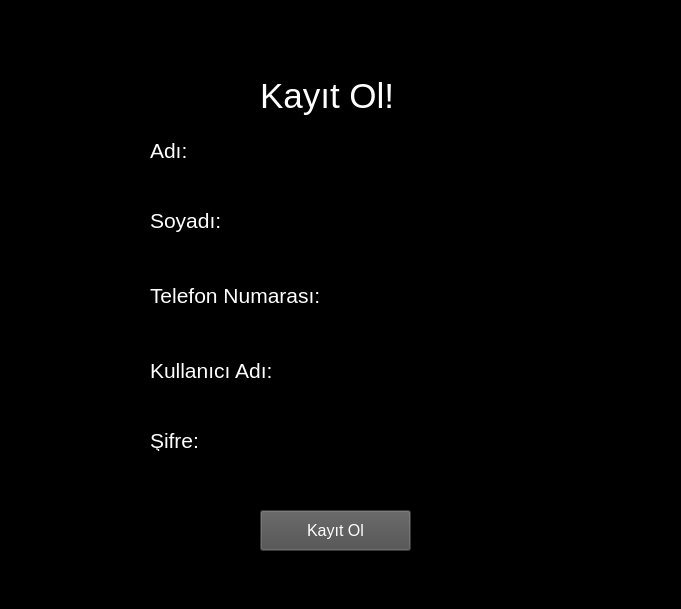
<?xml version="1.0" encoding="UTF-8"?>
<ui version="4.0">
 <class>Form</class>
 <widget class="QWidget" name="Form">
  <property name="geometry">
   <rect>
    <x>0</x>
    <y>0</y>
    <width>681</width>
    <height>609</height>
   </rect>
  </property>
  <property name="windowTitle">
   <string>Kayıt Ekranı</string>
  </property>
  <property name="styleSheet">
   <string notr="true">background-color: rgb(0, 0, 0);</string>
  </property>
  <widget class="QLineEdit" name="telefonLine">
   <property name="geometry">
    <rect>
     <x>150</x>
     <y>320</y>
     <width>371</width>
     <height>31</height>
    </rect>
   </property>
   <property name="font">
    <font>
     <pointsize>11</pointsize>
    </font>
   </property>
   <property name="focusPolicy">
    <enum>Qt::StrongFocus</enum>
   </property>
   <property name="styleSheet">
    <string notr="true">color:rgb(255, 255, 255)</string>
   </property>
   <property name="echoMode">
    <enum>QLineEdit::Normal</enum>
   </property>
  </widget>
  <widget class="QLabel" name="label_6">
   <property name="geometry">
    <rect>
     <x>150</x>
     <y>280</y>
     <width>371</width>
     <height>31</height>
    </rect>
   </property>
   <property name="font">
    <font>
     <pointsize>16</pointsize>
    </font>
   </property>
   <property name="styleSheet">
    <string notr="true">color:rgb(255, 255, 255)</string>
   </property>
   <property name="text">
    <string>Telefon Numarası:</string>
   </property>
  </widget>
  <widget class="QLabel" name="label">
   <property name="geometry">
    <rect>
     <x>260</x>
     <y>60</y>
     <width>161</width>
     <height>71</height>
    </rect>
   </property>
   <property name="font">
    <font>
     <pointsize>26</pointsize>
    </font>
   </property>
   <property name="styleSheet">
    <string notr="true">color: rgb(255, 255, 255);</string>
   </property>
   <property name="text">
    <string>Kayıt Ol!</string>
   </property>
  </widget>
  <widget class="QLabel" name="label_5">
   <property name="geometry">
    <rect>
     <x>150</x>
     <y>200</y>
     <width>371</width>
     <height>41</height>
    </rect>
   </property>
   <property name="font">
    <font>
     <pointsize>16</pointsize>
    </font>
   </property>
   <property name="styleSheet">
    <string notr="true">color:rgb(255, 255, 255)</string>
   </property>
   <property name="text">
    <string>Soyadı:</string>
   </property>
  </widget>
  <widget class="QLabel" name="label_2">
   <property name="geometry">
    <rect>
     <x>150</x>
     <y>360</y>
     <width>371</width>
     <height>21</height>
    </rect>
   </property>
   <property name="font">
    <font>
     <pointsize>16</pointsize>
    </font>
   </property>
   <property name="styleSheet">
    <string notr="true">color:rgb(255, 255, 255)</string>
   </property>
   <property name="text">
    <string>Kullanıcı Adı:</string>
   </property>
  </widget>
  <widget class="QLineEdit" name="kullaniciLine">
   <property name="geometry">
    <rect>
     <x>150</x>
     <y>390</y>
     <width>371</width>
     <height>31</height>
    </rect>
   </property>
   <property name="font">
    <font>
     <pointsize>11</pointsize>
    </font>
   </property>
   <property name="styleSheet">
    <string notr="true">color:rgb(255, 255, 255)</string>
   </property>
  </widget>
  <widget class="QPushButton" name="kayitButon">
   <property name="geometry">
    <rect>
     <x>260</x>
     <y>510</y>
     <width>151</width>
     <height>41</height>
    </rect>
   </property>
   <property name="font">
    <font>
     <pointsize>12</pointsize>
    </font>
   </property>
   <property name="styleSheet">
    <string notr="true">color: rgb(255, 255, 255);
background-color: rgb(77, 77, 77);</string>
   </property>
   <property name="text">
    <string>Kayıt Ol</string>
   </property>
  </widget>
  <widget class="QLabel" name="label_4">
   <property name="geometry">
    <rect>
     <x>150</x>
     <y>140</y>
     <width>371</width>
     <height>21</height>
    </rect>
   </property>
   <property name="font">
    <font>
     <pointsize>16</pointsize>
    </font>
   </property>
   <property name="styleSheet">
    <string notr="true">color:rgb(255, 255, 255)</string>
   </property>
   <property name="text">
    <string>Adı:</string>
   </property>
  </widget>
  <widget class="QLabel" name="label_3">
   <property name="geometry">
    <rect>
     <x>150</x>
     <y>430</y>
     <width>371</width>
     <height>21</height>
    </rect>
   </property>
   <property name="font">
    <font>
     <pointsize>16</pointsize>
    </font>
   </property>
   <property name="styleSheet">
    <string notr="true">color:rgb(255, 255, 255)</string>
   </property>
   <property name="text">
    <string>Şifre:</string>
   </property>
  </widget>
  <widget class="QLineEdit" name="adLine">
   <property name="geometry">
    <rect>
     <x>150</x>
     <y>170</y>
     <width>371</width>
     <height>31</height>
    </rect>
   </property>
   <property name="font">
    <font>
     <pointsize>11</pointsize>
    </font>
   </property>
   <property name="styleSheet">
    <string notr="true">color:rgb(255, 255, 255)</string>
   </property>
  </widget>
  <widget class="QLineEdit" name="sifreLine">
   <property name="geometry">
    <rect>
     <x>150</x>
     <y>460</y>
     <width>371</width>
     <height>31</height>
    </rect>
   </property>
   <property name="font">
    <font>
     <pointsize>11</pointsize>
    </font>
   </property>
   <property name="contextMenuPolicy">
    <enum>Qt::DefaultContextMenu</enum>
   </property>
   <property name="styleSheet">
    <string notr="true">color: rgb(255, 255, 255);</string>
   </property>
   <property name="echoMode">
    <enum>QLineEdit::Password</enum>
   </property>
  </widget>
  <widget class="QLineEdit" name="soyadLine">
   <property name="geometry">
    <rect>
     <x>150</x>
     <y>240</y>
     <width>371</width>
     <height>31</height>
    </rect>
   </property>
   <property name="font">
    <font>
     <pointsize>11</pointsize>
    </font>
   </property>
   <property name="styleSheet">
    <string notr="true">color:rgb(255, 255, 255)</string>
   </property>
  </widget>
 </widget>
 <resources/>
 <connections/>
</ui>
